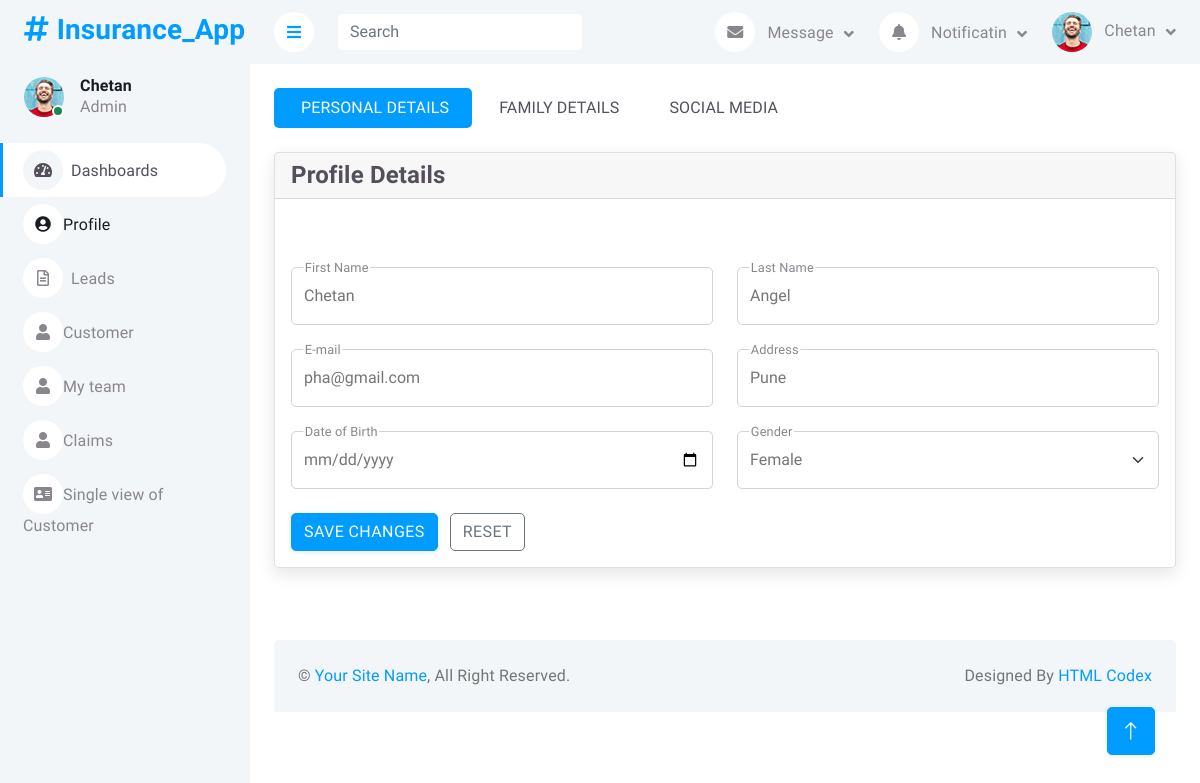
Screenshot of /profile/ (signed in) with the database file from the repository.
### InsurancePolicy/models.py (models this page shows)
class User_Profile(models.Model):
    User_Id=models.ForeignKey(User,on_delete=models.CASCADE)
    LastName=models.CharField(max_length=50)
    Email_Id=models.CharField(max_length=100)
    Address=models.CharField(max_length=100)
    Date_of_Birth=models.DateField(default=date.today())
    Gender=models.CharField(max_length=50)
    FatherName=models.CharField(max_length=50)
    FatherDOB=models.DateField(default=date.today())
    MotherName=models.CharField(max_length=50)
    MotherDOB=models.DateField(default=date.today())
    MaritalStatus=models.CharField(max_length=50)
    LinkedIn=models.CharField(max_length=50)
    Twitter=models.CharField(max_length=50)
    Instagram=models.CharField(max_length=50)
    def __str__(self):
        return str(self.User_Id.first_name)

### InsurancePolicy/views.py (the view)
# urls.py: path('profile/',views.profile,name="profile"),
def profile(request):
    update_user=User_Profile.objects.get(User_Id=request.user.id)
    print("############",update_user)
    return render(request,'profile.html',{'update_user':update_user})

### templates/profile.html (shortened to what this page needs)
{% extends "base.html" %}
{% load static %}
{% block mainsection %}
<div class="content-wrapper">
    <div class="container-xxl flex-grow-1 container-p-y">
      <div class="row">
        <div class="col-md-12">
            <ul class="nav nav-pills flex-column flex-md-row mb-4 gap-2 gap-lg-0">
                <li class="nav-item">
                  <a class="nav-link active" href="/profile"
                    >Personal Details</a
                  >
                </li>
                <li class="nav-item">
                  <a class="nav-link" href="/familydetails"
                    >Family Details</a
                  >
                </li>
                <li class="nav-item">
                  <a class="nav-link" href="/socialmedia"
                    >Social Media</a
                  >
                </li>
              </ul>
          <div class="card mb-4">
            <h4 class="card-header">Profile Details</h4>
            <div class="card-body">
            </div>
            <div class="card-body pt-2 mt-1">
              <form id="formAccountSettings" method="POST"  action="/saveprofile/">
                <div class="row mt-2 gy-4">
                  <div class="col-md-6">
                    <div class="form-floating form-floating-outline">
                      <input
                        class="form-control"
                        type="text"
                        id="firstname"
                        name="firstName"
                        value="{{update_user.User_Id.first_name}}"
                        autofocus />
                      <label for="firstName">First Name</label>
                    </div>
                  </div>
                  <div class="col-md-6">
                    <div class="form-floating form-floating-outline">
                      <input class="form-control" type="text" name="lastName" id="lastName" value="{{update_user.LastName}}" />
                      <label for="lastName">Last Name</label>
                    </div>
                  </div>
                  <div class="col-md-6">
                    <div class="form-floating form-floating-outline">
                      <input
                        class="form-control"
                        type="email"
                        id="email"
                        name="email"
                        value="{{update_user.Email_Id}}"
                        placeholder="john.doe@example.com" />
                      <label for="email">E-mail</label>
                    </div>
                  </div>
                  <div class="col-md-6">
                    <div class="form-floating form-floating-outline">
                      <input
                        type="text"
                        class="form-control"
                        id="address"
                        name="address"
                        value="{{update_user.Address}}"
                        />
                      <label for="address">Address</label>
                    </div>
                  </div>
                  <div class="col-md-6">
                    <div class="input-group input-group-merge">
                      <div class="form-floating form-floating-outline">
                        <input
                          type="date"
                          id="phoneNumber"
                          name="dob"
                          class="form-control"
                          value="{{update_user.Date_of_Birth}}" />
                        <label for="dob">Date of Birth</label>
                      </div>
                    </div>
                  </div>
                  <div class="col-md-6">
                    <div class="form-floating form-floating-outline">
                      <select id="gender" class="select2 form-select" name='gender' value="{{update_user.Gender}}">
                        <option value="female">Female</option>
                      </select>
                      <label for="gender">Gender</label>
                    </div>
                  </div>
                </div>
                <div class="mt-4">
                  <button type="submit" class="btn btn-primary me-2">Save changes</button>
                  <button type="reset" class="btn btn-outline-secondary">Reset</button>
                </div>
              </form>
            </div>
          </div>
        </div>
      </div>
    </div>
{% endblock mainsection %}

### templates/base.html (shortened to what this page needs)
{% load static %}
<!DOCTYPE html>
<html lang="en">
<head>
    <link href="https://cdnjs.cloudflare.com/ajax/libs/font-awesome/5.10.0/css/all.min.css" rel="stylesheet">
    <link href="https://cdn.jsdelivr.net/npm/bootstrap-icons@1.4.1/font/bootstrap-icons.css" rel="stylesheet">
    <link href="{% static 'lib/owlcarousel/assets/owl.carousel.min.css' %}" rel="stylesheet">
    <link href="{% static 'lib/tempusdominus/css/tempusdominus-bootstrap-4.min.css' %}" rel="stylesheet" />
    <link href="{% static 'css/bootstrap.min.css' %}" rel="stylesheet">
    <link href="{% static 'css/style.css'%}" rel="stylesheet">
    <link href="{% static 'css/core.css'%}" rel="stylesheet">
    <link href="{% static 'css/demo.css'%}" rel="stylesheet">
    <link href="{% static 'css/perfect-scrollbar.css'%}" rel="stylesheet">
    <link href="{% static 'css/theme-default.css'%}" rel="stylesheet">
    <link href="{% static 'css/bootstrap.min.css'%}" rel="stylesheet">
</head>
<body>
    <div class="container-fluid position-relative bg-white d-flex p-0">
        <div class="sidebar pe-4 pb-3">
            <nav class="navbar bg-light navbar-light">
                <a href="/" class="navbar-brand mx-4 mb-3">
                    <h3 class="text-primary"><i class="fa fa-hashtag me-2"></i>Insurance_App</h3>
                </a>
                <div class="d-flex align-items-center ms-4 mb-4">
                    <div class="position-relative">
                        <img class="rounded-circle" src="{% static 'img/user.jpg' %}" alt="" style="width: 40px; height: 40px;">
                        <div class="bg-success rounded-circle border border-2 border-white position-absolute end-0 bottom-0 p-1"></div>
                    </div>
                    <div class="ms-3">
                        <h6 class="mb-0">{{user.first_name}}</h6>
                        <span>Admin</span>
                    </div>
                </div>
                <div class="navbar-nav w-100">
                    <a href="/" class="nav-item nav-link active"><i class="fa fa-tachometer-alt me-2"></i>Dashboards</a>
                    <div><a href="/profile" class="nav-item nav-link"><i class="fa fa-user-circle"></i>Profile</a></div>
                    <a href="/leads" class="nav-item nav-link"><i class="far fa-file-alt me-2"></i>Leads</a>
                    <a href="/customer" class="nav-item nav-link"><i class="fa fa-user"></i>Customer</a>
                    <a href="/team" class="nav-item nav-link"><i class="fa fa-user"></i>My team</a>
                    <a href="/claims" class="nav-item nav-link"><i class="fa fa-user"></i>Claims</a>
                    <a href="/single-view" class="nav-item nav-link"><i class="fa fa-address-card"></i>Single view of Customer</a>
                </div>
            </nav>
        </div>
        <div class="content">
            <nav class="navbar navbar-expand bg-light navbar-light sticky-top px-4 py-0">
                <a href="#" class="sidebar-toggler flex-shrink-0">
                    <i class="fa fa-bars"></i>
                </a>
                <form class="d-none d-md-flex ms-4">
                    <input class="form-control border-0" type="search" placeholder="Search">
                </form>
                <div class="navbar-nav align-items-center ms-auto">
                    <div class="nav-item dropdown">
                        <a href="#" class="nav-link dropdown-toggle" data-bs-toggle="dropdown">
                            <i class="fa fa-envelope me-lg-2"></i>
                            <span class="d-none d-lg-inline-flex">Message</span>
                        </a>
                    </div>
                    <div class="nav-item dropdown">
                        <a href="#" class="nav-link dropdown-toggle" data-bs-toggle="dropdown">
                            <i class="fa fa-bell me-lg-2"></i>
                            <span class="d-none d-lg-inline-flex">Notificatin</span>
                        </a>
                    </div>
                    <div class="nav-item dropdown">
                        <a href="#" class="nav-link dropdown-toggle" data-bs-toggle="dropdown">
                            <img class="rounded-circle me-lg-2" src="{% static 'img/user.jpg' %}" alt="" style="width: 40px; height: 40px;">
                            <span class="d-none d-lg-inline-flex">{{user.first_name }}</span>
                        </a>
                    </div>
                </div>
            </nav>
            {% block mainsection %}{% endblock mainsection %}
             <div class="container-fluid pt-4 px-4">
                <div class="bg-light rounded-top p-4">
                    <div class="row">
                        <div class="col-12 col-sm-6 text-center text-sm-start">
                            &copy; <a href="#">Your Site Name</a>, All Right Reserved.
                        </div>
                        <div class="col-12 col-sm-6 text-center text-sm-end">
                            Designed By <a href="https://htmlcodex.com">HTML Codex</a>
                        </div>
                    </div>
                </div>
            </div>
        </div>
        <a href="#" class="btn btn-lg btn-primary btn-lg-square back-to-top"><i class="bi bi-arrow-up"></i></a>
    </div>
</body>
</html>

### static/css/style.css (style rules this page uses)
:root { --primary: #009CFF; --light: #F3F6F9; --dark: #191C24; }
.back-to-top { position: fixed; display: none; right: 45px; bottom: 45px; z-index: 99; }
.btn { transition: .5s; }
.btn.btn-primary { color: #FFFFFF; }
.btn-lg-square { width: 48px; height: 48px; }
.btn-square, .btn-sm-square, .btn-lg-square { padding: 0; display: inline-flex; align-items: center; justify-content: center; font-weight: normal; border-radius: 50px; }
.sidebar { position: fixed; top: 0; left: 0; bottom: 0; width: 250px; height: 100vh; overflow-y: auto; background: var(--light); transition: 0.5s; z-index: 999; }
.content { margin-left: 250px; min-height: 100vh; background: #FFFFFF; transition: 0.5s; }
@media (min-width: 992px) { .sidebar { margin-left: 0; } }
@media (min-width: 992px) { .content { width: calc(100% - 250px); } }
.sidebar .navbar .navbar-nav .nav-link { padding: 7px 20px; color: var(--dark); font-weight: 500; border-left: 3px solid var(--light); border-radius: 0 30px 30px 0; outline: none; }
.sidebar .navbar .navbar-nav .nav-link:hover, .sidebar .navbar .navbar-nav .nav-link.active { color: var(--primary); background: #FFFFFF; border-color: var(--primary); }
.sidebar .navbar .navbar-nav .nav-link i { width: 40px; height: 40px; display: inline-flex; align-items: center; justify-content: center; background: #FFFFFF; border-radius: 40px; }
.sidebar .navbar .navbar-nav .nav-link:hover i, .sidebar .navbar .navbar-nav .nav-link.active i { background: var(--light); }
.content .navbar .navbar-nav .nav-link { margin-left: 25px; padding: 12px 0; color: var(--dark); outline: none; }
.content .navbar .sidebar-toggler, .content .navbar .navbar-nav .nav-link i { width: 40px; height: 40px; display: inline-flex; align-items: center; justify-content: center; background: #FFFFFF; border-radius: 40px; }
.content .navbar .dropdown-toggle::after { margin-left: 6px; vertical-align: middle; border: none; content: "\f107"; font-family: "Font Awesome 5 Free"; font-weight: 900; transition: .5s; }

### assets/css/theme-default.css (style rules this page uses)
body { background: #f4f5fa; }
.text-primary { color: #9055fd !important; }
.btn-primary { color: #fff; background-color: #9055fd; border-color: #9055fd; }
.nav-pills .nav-link.active, .nav-pills .nav-link.active:hover, .nav-pills .nav-link.active:focus { background-color: #9055fd; color: #fff; }
.form-floating-outline label::after, .form-floating-outline > span::after { background: #fff; }
a { color: #9055fd; }

### rows the page displays
User_Profile: firstName "Chetan", lastName "Angel", email "pha@gmail.com", address "Pune", gender "Female"

### other values shown
{{ user.first_name }} "Chetan"
